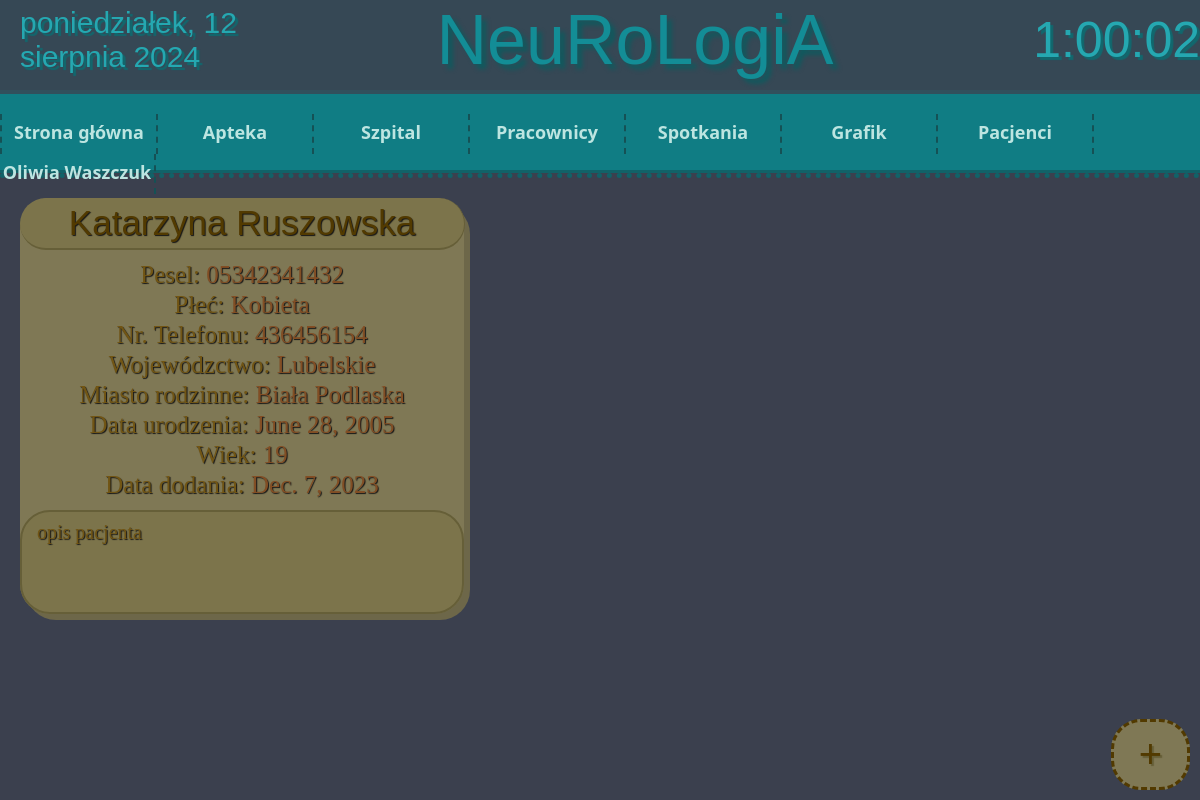
Screenshot of /display_patients/ (signed in) with the database file from the repository.
### workers/models.py (models this page shows, shortened)
class Worker(AbstractUser):
    id = models.AutoField(primary_key=True)
    username = models.CharField(max_length=10, unique=True, default="default_username")
    password = models.CharField(max_length=255)
    orginal_password = models.CharField(max_length=50, default="")
    name = models.CharField(max_length=35)
    surname = models.CharField(max_length=35)
    email = models.EmailField(max_length=50)
    phone_number = models.CharField(max_length=9, null=True)
    profession = models.CharField(choices=professions, default="ochroniarz", max_length=40)
    profession_description = models.TextField(default="", null=True)
    birthday = models.DateField(default=datetime.date.today())
    family_city = models.CharField(max_length=255, null=True)

### patients/models.py (models this page shows)
class Patient(models.Model):
    id = models.AutoField(primary_key=True)
    name = models.CharField(max_length=50)
    surname = models.CharField(max_length=50)
    pesel = models.CharField(max_length=11)
    phone_numer = models.CharField(max_length=9)
    gender = models.CharField(choices=GENDER_CHOICES, default='male', max_length=20)
    terrain = models.CharField(choices=TERRAIN_CHOICES, default='lubelskie', max_length=40)
    city = models.CharField(max_length=50, default="")
    birthday = models.DateField()
    join_date = models.DateField(default=datetime.date.today)
    description = models.TextField(default="", null=True)
    def get_age(self):
        today_date = datetime.date.today()
        if self.birthday.month > today_date.month or self.birthday.month == today_date.month and self.birthday.day > today_date.day:
            return today_date.year - self.birthday.year - 1
        else:
            return today_date.year - self.birthday.year
    age = property(get_age)

### website/views.py (the view)
# urls.py: path('display_patients/', website_views.display_patients, name="display_patients"),
@login_required(login_url='login')
def display_patients(request):
    if is_access_to_editing_patients(request):
        patients = Patient.objects.all()
        return render(request, 'display_patients.html', {'patients': patients})
    return redirect('/main/')

### website/context_processors.py (called while the page is built)
def add_now(request):
    return {'now': timezone.now()}

### website/views.py (called while the page is built)
def is_access_to_editing_patients(request):
    if request.user.is_authenticated:
        if request.user.profession in access_to_editing_patients:
            return True
        else:
            return False
    else:
        return False

### website/templates/display_patients.html (shortened to what this page needs)
{% extends 'main.html' %}
{% block content %}
    <a href="{% url 'register_new_patient' %}" id="new_patient">+</a>
    <div id="display_patients">
        {% for patient in patients %}
            <div class="patient_tile" data-patient-id="{{patient.id}}">
                <div class="name_patient">{{patient.name}} {{patient.surname}}</div>
                Pesel: <span class="info"> {{patient.pesel}} </span><br>
                Płeć: <span class="info">{{patient.get_gender_display}} </span><br>
                Nr. Telefonu: <span class="info">{{patient.phone_numer}} </span><br>
                Wojewódzctwo: <span class="info">{{patient.get_terrain_display}} </span><br>
                Miasto rodzinne: <span class="info">{{patient.city}} </span><br>
                Data urodzenia: <span class="info">{{patient.birthday}} </span><br>
                Wiek: <span class="info">{{patient.age}} </span><br>
                Data dodania: <span class="info">{{patient.join_date}} </span><br>
                <div class="description">{{patient.description}}</div>
            </div>
        {% endfor %}
    </div>
{% endblock %}

### website/templates/main.html (shortened to what this page needs)
{% load static %}
<!DOCTYPE html>
<html lang="pl">
<head>
    <link rel="stylesheet" href="{% static 'fontello/css/fontello.css' %}" type="text/css">
    <link rel="stylesheet" href="https://code.jquery.com/ui/1.12.1/themes/base/jquery-ui.css">
</head>
<body onload="data(), zegarek()">
    <div id="zGh">
        <span id="data" ></span>
        <span style="font-family:'Franklin Gothic Medium', 'Arial Narrow', Arial, sans-serif;">NeuRoLogiA</span>
        <span id="zegar"></span>
    </div>
    <div id="nav_menu">
        <ol>
            <li><a href="{% url 'main' %}">Strona główna</a></li>
            <li><a href="#">Apteka</a>
            </li>
            {% if user.is_authenticated %}
                <li><a href="#">Szpital</a>
                </li>
                {% if request.user.profession == 'lekarz naczelny' or  request.user.profession == 'dyrektor' or  request.user.profession == 'ordynator' %}
                    <li><a href="#">Pracownicy</a>
                    </li>
                    <li><a href="#">Spotkania</a>
                    </li>
                    <li><a href="#">Grafik</a>
                    </li>
                {% endif %}
                {% if request.user.profession == 'farmaceuta' or request.user.profession == 'recepcjonista' or request.user.profession == 'pielegniarz' or request.user.profession == 'lekarz specjalista' or request.user.profession == 'ordynator' or request.user.profession == 'dyrektor' or request.user.profession == 'lekarz naczelny' %}
                    <li><a href="#">Pacjenci</a>
                    </li>
                {% endif %}
            {% endif %}
            {% if user.is_authenticated %}
                <li><a href="#">{{ request.user.name }} {{ request.user.surname }}</a>
                </li>
            {% else %}
                <li><a href="{% url 'login' %}">Zaloguj się</a></li>
            {% endif %}
        </ol>
    </div>
    <div style="border-bottom:5px dotted #116268;"></div>
    {% block content %}{% endblock %}
</body>
</html>

### rows the page displays
Worker: user.name "Oliwia", user.surname "Waszczuk"
Patient: name "Katarzyna", surname "Ruszowska", pesel "05342341432", gender "Kobieta", phone_numer "436456154", terrain "Lubelskie", city "Biała Podlaska", birthday "June 28, 2005", age "19", join_date "Dec. 7, 2023", description "opis pacjenta"
